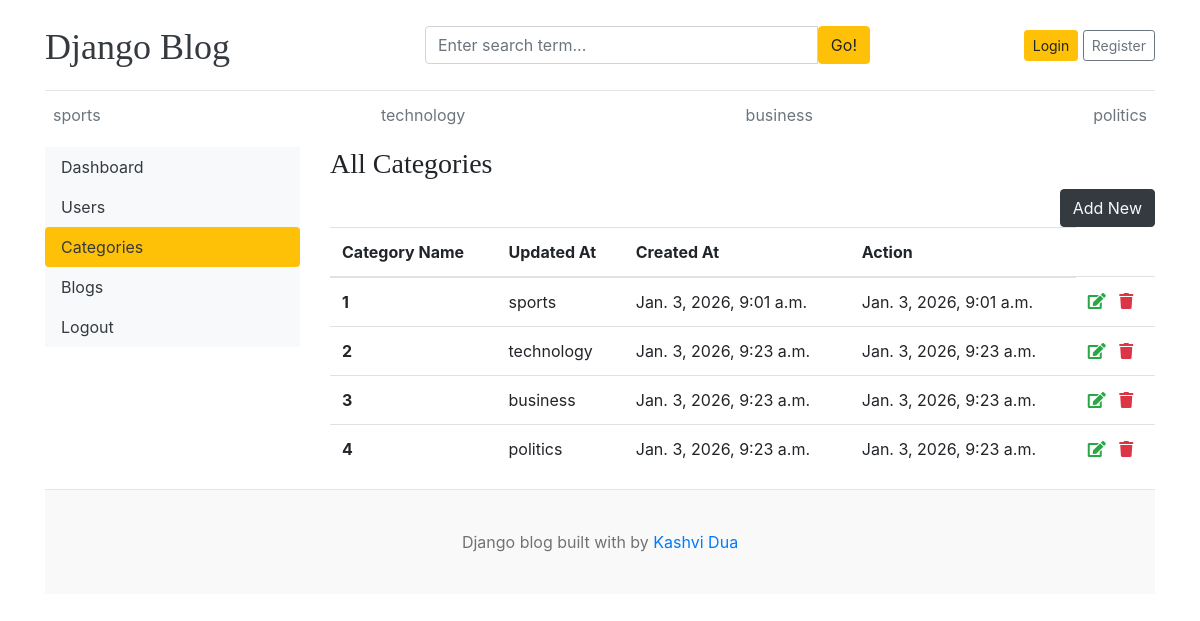
The page /dashboard/categories/ on the database as committed earlier.
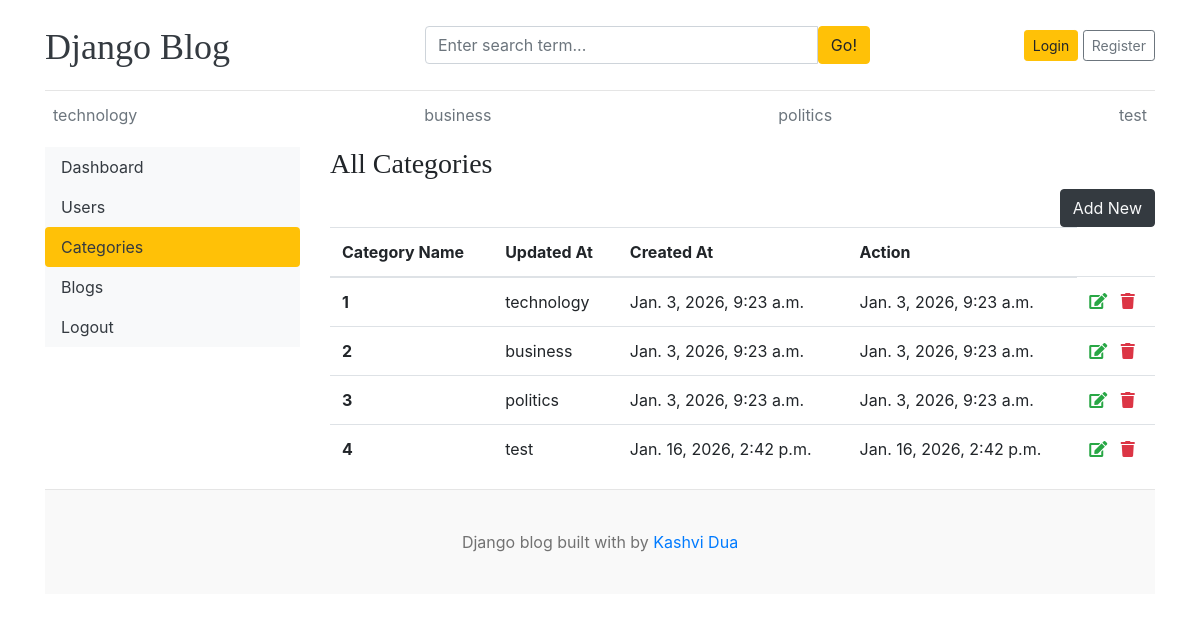
The same page on the database as committed later.
### blogs/models.py (models this page shows)
class category(models.Model):
    category_name= models.CharField(max_length=50,unique=True)
    created_at= models.DateTimeField(auto_now_add=True)
    updated_at=models.DateTimeField(auto_now=True)
    def __str__(self):
        return self.category_name

### dashboards/views.py (the view)
# urls.py: path('categories/',views.categories,name='categories'),
def categories(request):
    return render(request,'dashboard/categories.html')

### blogs/context_preprocessor.py (called while the page is built)
def get_category(request):
    categories= category.objects.all()
    return dict(categories=categories)

### templates/dashboard/categories.html (shortened to what this page needs)
{% extends 'base.html' %}
{% block content %}
<div class="row">
    {% include 'dashboard/sidebar.html' %}
    <div class="col-md-9">
        <table class="table table-hover">
  <thead>
    <h3>All Categories</h3>
    <a href="{% url 'addCategory' %}" class="btn btn-dark text-light float-right">Add New</a>
    <tr>
      <th>Category Name</th>
      <th>Updated At</th>
      <th>Created At</th>
      <th>Action</th>
    </tr>
  </thead>
  <tbody>
   {% for cat in categories %}
    <tr>
      <th scope="row">{{ forloop.counter }}</th>
      <td>{{ cat }}</td>
      <td>{{cat.created_at}}</td>
      <td>{{cat.updated_at}}</td>
      <td>
      <a href="{% url 'editCategory' cat.id %}"><i class="fas fa-edit text-success"></i></a>
<a href="{% url 'deleteCategory' cat.id %}"><i class="fas fa-trash text-danger"></i></a>
      </td>
    </tr>
    {% endfor %}
  </tbody>
</table>
    </div>
</div>
{% endblock %}

### templates/base.html (shortened to what this page needs)
{% load static %}
<!DOCTYPE html>
<html lang="en">
<head>
    <link href="https://getbootstrap.com/docs/4.0/dist/css/bootstrap.min.css" rel="stylesheet">
    <link href="{%static 'css/blog.css' %}" rel="stylesheet">
    <link
  rel="stylesheet"
  href="https://cdnjs.cloudflare.com/ajax/libs/font-awesome/5.15.4/css/all.min.css"
/>
  </head>
<body>
    <div class="container">
      <header class="blog-header py-3">
        <div class="row flex-nowrap justify-content-between align-items-center">
          <div class="col-4 pt-1">
            <a class="blog-header-logo text-dark" href="/">Django Blog</a>
          </div>
          <div class="col-5">
    <form action="{% url 'search' %}" method="get">
        <div class="input-group">
            <input
                class="form-control"
                type="text"
                name="keyword"
                value="{{ keyword }}"
                placeholder="Enter search term..."
                aria-label="Enter search term..."
            />
            <button class="btn btn-warning" type="submit" id="button-search">
                Go!
            </button>
        </div>
    </form>
</div>
          <div class="col-3 d-flex justify-content-end align-items-center">
            {% if not user.is_authenticated %}
            <a class="btn btn-sm btn-warning" href="{% url 'login' %}">Login</a> &nbsp;
            <a class="btn btn-sm btn-outline-secondary" href="register">Register</a>
            {% else %}
            <span><a href="{% url 'dashboard' %}">Dashboard</a></span>
            &emsp;
            <span><a href="{% url 'logout' %}">Logout</a></span>
            {% endif %}
          </div>
        </div>
      </header>
      <div class="nav-scroller py-1 mb-2">
        <nav class="nav d-flex justify-content-between">
          {% for cat in categories %}
          <a class="p-2 text-muted" href="{% url 'postsbycategory' cat.id %}">{{ cat.category_name}}</a>
          {% endfor %}
        </nav>
      </div>
{% block content %}
{% endblock %}
<footer class="blog-footer">
  <p>Django blog built with   by <a href="#">Kashvi Dua</a></p>
</footer>
</body>
</html>

Rows that differ between the two databases and show on the page:
removed category: category_name "sports", created_at "Jan. 3, 2026, 9:01 a.m.", updated_at "Jan. 3, 2026, 9:01 a.m."
added category: category_name "test", created_at "Jan. 16, 2026, 2:42 p.m.", updated_at "Jan. 16, 2026, 2:42 p.m."
